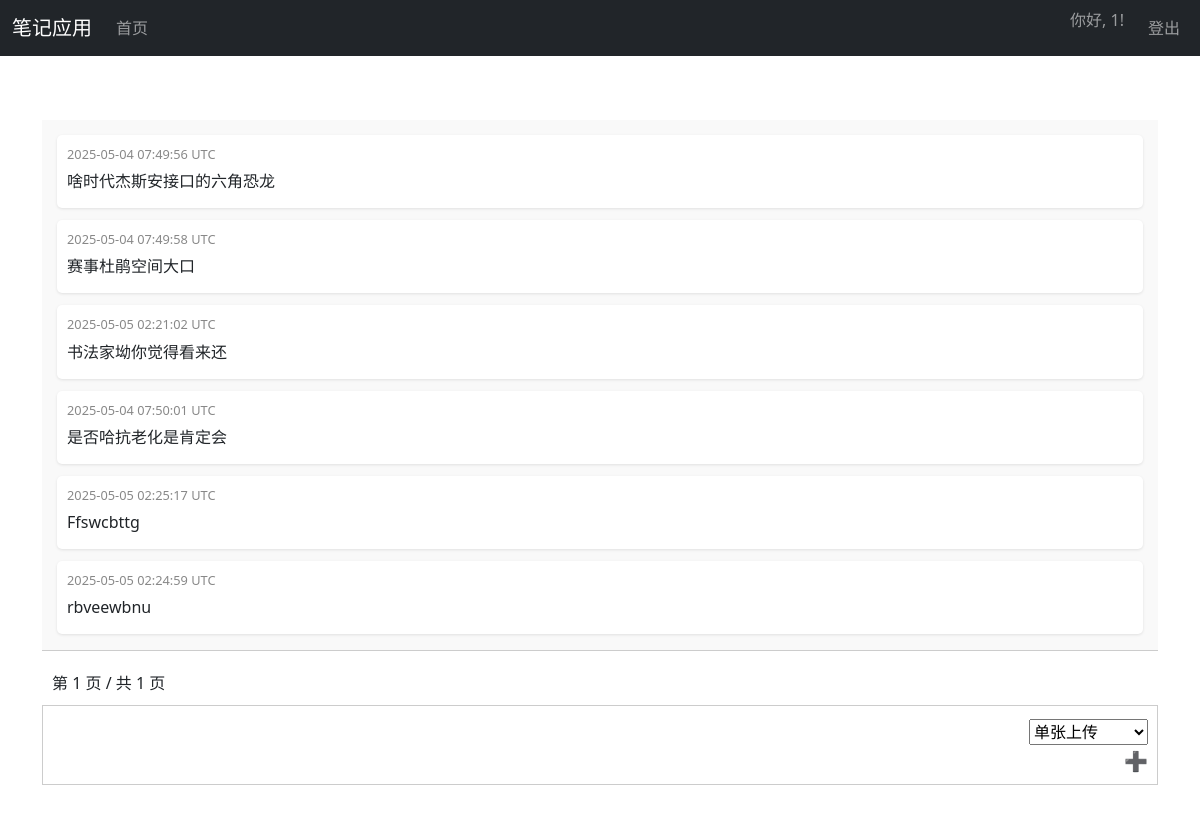
/notes (signed in), run on an earlier commit of the app's database.
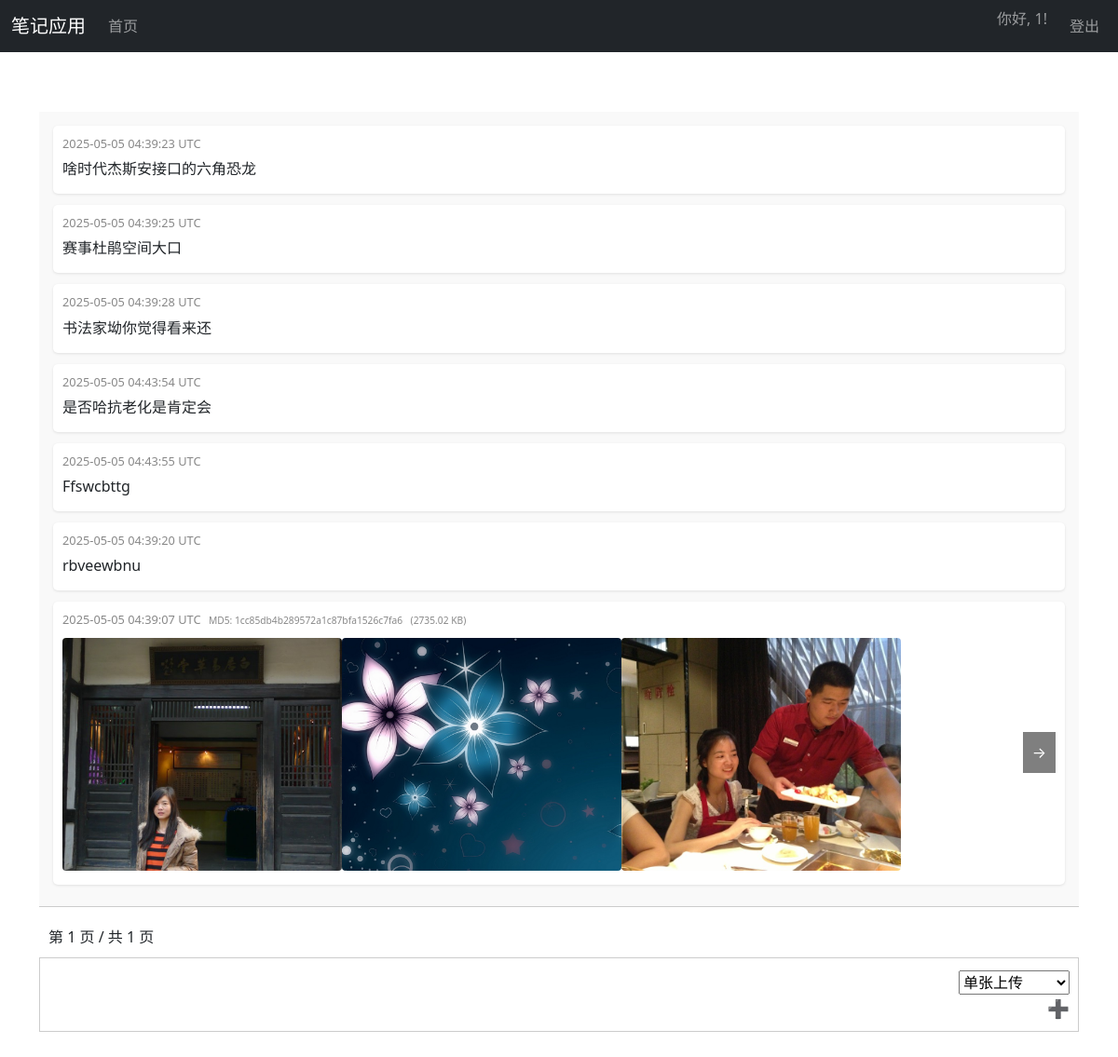
And on a later commit of the database.
### testH5.py (models this page shows, shortened)
class User(UserMixin, db.Model):
    id = db.Column(db.Integer, primary_key=True)
    username = db.Column(db.String(80), unique=True, nullable=False)
    password_hash = db.Column(db.String(128), nullable=False)
    notes = db.relationship('Note', backref='user', lazy=True)

class Note(db.Model):
    id = db.Column(db.Integer, primary_key=True)
    user_id = db.Column(db.Integer, db.ForeignKey('user.id'), nullable=False)
    content_type = db.Column(db.String(20), nullable=False)
    content_data = db.Column(db.Text, nullable=False)
    raw_content = db.Column(db.Text)
    timestamp = db.Column(db.DateTime, nullable=False, default=lambda: datetime.now(timezone.utc))
    file_size = db.Column(db.Integer, nullable=True)
    md5 = db.Column(db.String(32), nullable=True)

### testH5.py (the view)
@app.route('/notes')
@app.route('/notes/<int:page>')
@login_required
def notes_page(page=1):
    per_page = 20
    user_id = current_user.id
    pagination = Note.query.filter_by(user_id=user_id).order_by(Note.id.asc()).paginate(page=page, per_page=per_page, error_out=False)
    user_notes = pagination.items
    print(f"Notes page loaded: user_id={user_id}, page={page}, number of notes={len(user_notes)}")
    for note in user_notes:
        if note.content_type == 'gallery' and isinstance(note.content_data, str):
            try:
                note.content_data = json.loads(note.content_data)
            except Exception as e:
                print(f"Error parsing gallery content_data for note ID {note.id}: {str(e)}")
                note.content_data = [note.content_data]
        print(f"Note ID: {note.id}, Type: {note.content_type}, Content: {note.content_data}, Timestamp: {note.timestamp}")
    return render_template('notes.html', notes=user_notes, username=session.get('username'), pagination=pagination)

### testH5.py (called while the page is built)
@login_manager.user_loader
def load_user(user_id):
    return User.query.get(int(user_id))

def login_required(f):
    @wraps(f)
    def decorated_function(*args, **kwargs):
        if not current_user.is_authenticated:
            print("Session lost: User not authenticated. Redirecting to login.")
            return redirect(url_for('login'))
        print(f"Session active: user_id={current_user.id}, username={current_user.username}")
        session.modified = True
        return f(*args, **kwargs)
    return decorated_function

### templates/notes.html (shortened to what this page needs)
{% extends "base.html" %}
{% block content %}
<div class="notes-container">
    <div class="notes-display" id="notesDisplay">
        {% if notes %}
            {% for note in notes %}
            <div class="note-entry" id="note-{{ note.id }}" data-note-id="{{ note.id }}">
                <span class="timestamp">
                    {{ note.timestamp.strftime('%Y-%m-%d %H:%M:%S UTC') }}
                    {% if note.content_type in ['image', 'file', 'gallery', 'zip'] %}
                        {% if note.md5 %}
                            <span class="file-md5">MD5: {{ note.md5 }}</span>
                        {% endif %}
                        {% if note.file_size %}
                            <span class="file-size">({{ (note.file_size / 1024) | round(2) }} KB)</span>
                        {% endif %}
                    {% endif %}
                </span>
                <div class="note-content">
                    {% if note.content_type == 'text' %}
                        <p class="note-text" data-raw-text="{{ note.content_data | e }}">{{ note.content_data | urlize | safe }}</p>
                    {% elif note.content_type == 'image' %}
                        <img src="{{ url_for('uploaded_file', filename=note.content_data) }}" alt="笔记图片" data-full-src="{{ url_for('uploaded_file', filename=note.content_data) }}">
                    {% elif note.content_type == 'file' or note.content_type == 'zip' %}
                        <a href="{{ url_for('uploaded_file', filename=note.content_data) }}" target="_blank">{{ note.content_data }}</a>
                    {% elif note.content_type == 'gallery' %}
                        <div class="gallery-container" data-images="{{ note.content_data | tojson }}">
                            <div class="gallery">
                                {% set images = note.content_data %}
                                {% if images is string %}
                                    {% set images = images | fromjson %}
                                {% endif %}
                                {% for img in images[:3] %}
                                    <img src="{{ url_for('uploaded_file', filename=img.split('/')[-1]) }}" alt="画廊图片" data-full-src="{{ url_for('uploaded_file', filename=img.split('/')[-1]) }}" loading="lazy">
                                {% endfor %}
                            </div>
                            <button class="gallery-arrow arrow-right" style="{% if images|length <= 3 %}display: none;{% endif %}">→</button>
                        </div>
                    {% endif %}
                </div>
            </div>
            {% endfor %}
        {% else %}
            <div class="no-notes">暂无笔记，请添加新笔记！</div>
        {% endif %}
    </div>
    {% if pagination %}
    <div class="pagination">
        <span>第 {{ pagination.page }} 页 / 共 {{ pagination.pages }} 页</span>
    </div>
    {% endif %}
    <div class="input-area" id="noteInput" contenteditable="true">
    </div>
    <span class="upload-btn" title="上传文件">➕</span>
    <div class="upload-options">
        <select id="uploadMode">
            <option value="single">单张上传</option>
        </select>
    </div>
</div>
{% endblock %}

### templates/base.html (shortened to what this page needs)
<!DOCTYPE html>
<html lang="zh-CN">
<head>
    <link href="https://cdn.jsdelivr.net/npm/bootstrap@5.1.3/dist/css/bootstrap.min.css" rel="stylesheet">
    <link rel="stylesheet" href="{{ url_for('static', filename='css/main.css') }}">
</head>
<body>
    <nav class="navbar navbar-expand-md navbar-dark bg-dark fixed-top">
        <div class="container-fluid">
            <a class="navbar-brand" href="{{ url_for('notes_page') }}">笔记应用</a>
            <div class="collapse navbar-collapse" id="navbarNav">
                <ul class="navbar-nav me-auto">
                    <li class="nav-item">
                        <a class="nav-link" href="{{ url_for('notes_page') }}">首页</a>
                    </li>
                </ul>
                <ul class="navbar-nav">
                    {% if current_user.is_authenticated %}
                        <li class="nav-item">
                            <span class="navbar-text me-3">你好, {{ current_user.username }}!</span>
                        </li>
                        <li class="nav-item">
                            <a class="nav-link" href="{{ url_for('logout') }}">登出</a>
                        </li>
                    {% endif %}
                </ul>
            </div>
        </div>
    </nav>
    <div class="container mt-5 pt-3">
        {% block content %}{% endblock %}
    </div>
</body>
</html>

### static/css/main.css (style rules this page uses)
body { padding-top: 56px; }

### templates/notes.html (style rules this page uses)
.notes-container { display: flex; flex-direction: column; height: calc(100vh - 150px); position: relative; }
.notes-display { flex-grow: 1; overflow-y: auto; padding: 15px; border-bottom: 1px solid #ccc; background-color: #f9f9f9; margin-bottom: 10px; }
.input-area { min-height: 80px; max-height: 200px; padding: 10px; border: 1px solid #ccc; overflow-y: auto; outline: none; flex-shrink: 0; font-size: 1em; line-height: 1.4; background-color: #fff; position: relative; margin-bottom: 10vh; box-sizing: border-box; }
.upload-btn { position: absolute; bottom: calc(10vh + 10px); right: 10px; font-size: 1.2em; cursor: pointer; z-index: 10; }
.note-entry { margin-bottom: 12px; padding: 10px; background-color: #fff; border-radius: 5px; box-shadow: 0 1px 3px rgba(0,0,0,0.1); position: relative; }
.note-entry .timestamp { font-size: 0.8em; color: #888; display: block; margin-bottom: 5px; }
.note-entry .note-content { margin-bottom: 5px; }
.note-entry .note-content img { max-width: 300px; max-height: 300px; display: block; margin-top: 5px; border-radius: 4px; cursor: pointer; }
.note-entry .note-content p { margin: 0; white-space: pre-wrap; word-wrap: break-word; }
.file-size, .file-md5 { font-size: 0.8em; color: #888; margin-left: 5px; }
.pagination { text-align: center; padding: 10px; }
.upload-options { position: absolute; bottom: calc(10vh + 40px); right: 10px; z-index: 10; }
.gallery-container { position: relative; width: 100%; overflow: hidden; }
.gallery { display: flex; transition: transform 0.3s ease; width: 100%; }
.gallery img { flex: 0 0 33.33%; width: 33.33%; height: auto; object-fit: cover; cursor: pointer; }
.gallery-arrow { position: absolute; top: 50%; transform: translateY(-50%); background: rgba(0, 0, 0, 0.5); color: white; border: none; padding: 10px; cursor: pointer; z-index: 10; }
.arrow-right { right: 0; }

What changed in the data, as far as the page shows it:
changed Note: timestamp "2025-05-04 07:49:56 UTC" → "2025-05-05 04:39:23 UTC"
changed Note: timestamp "2025-05-04 07:49:58 UTC" → "2025-05-05 04:39:25 UTC"
changed Note: timestamp "2025-05-05 02:21:02 UTC" → "2025-05-05 04:39:28 UTC"
changed Note: timestamp "2025-05-04 07:50:01 UTC" → "2025-05-05 04:43:54 UTC"
changed Note: timestamp "2025-05-05 02:25:17 UTC" → "2025-05-05 04:43:55 UTC"
changed Note: timestamp "2025-05-05 02:24:59 UTC" → "2025-05-05 04:39:20 UTC"
added Note: timestamp "2025-05-05 04:39:07 UTC", md5 "1cc85db4b289572a1c87bfa1526c7fa6", (note.file_size/1024)|round(2) "2735.02", content_type "gallery" (drawn)
